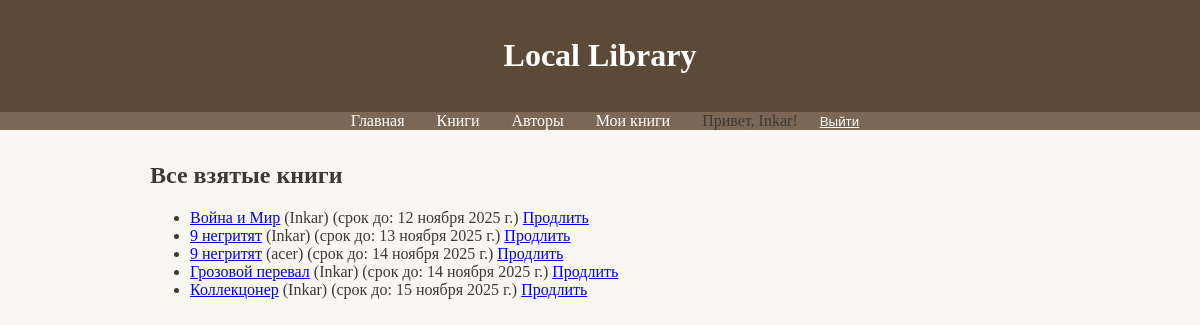
Screenshot of /borrowed/ (signed in) with the database file from the repository.
### catalog/models.py (models this page shows, shortened)
class BookInstance(models.Model):
    id = models.UUIDField(primary_key=True, default=uuid.uuid4, help_text='Unique ID for this book')
    book = models.ForeignKey(Book, on_delete=models.RESTRICT, null=True)
    imprint = models.CharField(max_length=200, default='Unknown')
    due_back = models.DateField(null=True, blank=True)
    borrower = models.ForeignKey(User, on_delete=models.SET_NULL, null=True, blank=True)
    LOAN_STATUS = (
        ('m', 'Maintenance'),
        ('o', 'On loan'),
        ('a', 'Available'),
        ('r', 'Reserved'),
    )
    status = models.CharField(
        max_length=1,
        choices=LOAN_STATUS,
        blank=True,
        default='m',
    )
    class Meta:
        ordering = ['due_back']
        permissions = (("can_mark_returned", "Set book as returned"),)

class Book(models.Model):
    title = models.CharField(max_length=200)
    author = models.ForeignKey(Author, on_delete=models.SET_NULL, null=True)
    summary = models.TextField(max_length=1000, help_text='Brief description')
    isbn = models.CharField('ISBN', max_length=13, unique=True)
    cover = models.ImageField(upload_to='covers/', blank=True, null=True)

### catalog/views.py (the view)
# urls.py: path('borrowed/', views.LoanedBooksAllListView.as_view(), name='all-borrowed'),
class LoanedBooksAllListView(PermissionRequiredMixin, ListView):
    model = BookInstance
    permission_required = 'catalog.can_mark_returned'
    template_name = 'catalog/bookinstance_list_borrowed_all.html'
    paginate_by = 10
    def get_queryset(self):
        return BookInstance.objects.filter(status__exact='o').order_by('due_back')

### catalog/templates/catalog/bookinstance_list_borrowed_all.html
{% extends "base_generic.html" %}
{% block content %}
  <h2>Все взятые книги</h2>
  <ul>
    {% for bookinst in bookinstance_list %}
      <li>
        <a href="{% url 'book-detail' bookinst.book.pk %}">{{ bookinst.book.title }}</a>
        ({{ bookinst.borrower }})
        (срок до: {{ bookinst.due_back|default:"не указан" }})
        {% if perms.catalog.can_mark_returned %}
          <a href="{% url 'renew-book-librarian' bookinst.id %}">Продлить</a>
        {% endif %}
      </li>
    {% empty %}
      <li>Нет взятых книг.</li>
    {% endfor %}
  </ul>
{% endblock %}

### catalog/templates/base_generic.html (shortened to what this page needs)
<!DOCTYPE html>
<html>
<head>
</head>
<body>
  <header><h1>Local Library</h1></header>
  <nav>
    <ul>
      <li><a href="{% url 'index' %}">Главная</a></li>
      <li><a href="{% url 'books' %}">Книги</a></li>
      <li><a href="{% url 'authors' %}">Авторы</a></li>
      {% if user.is_authenticated %}
        <li><a href="{% url 'my-borrowed' %}">Мои книги</a></li>
        <li>Привет, {{ user.username }}!</li>
        <form method="post" action="{% url 'logout' %}" style="display:inline;">
          <button type="submit" style="background:none; border:none; color:white; text-decoration:underline; cursor:pointer;">
            Выйти
          </button>
        </form>
      {% else %}
        <li><a href="{% url 'login' %}">Войти</a></li>
      {% endif %}
    </ul>
  </nav>
  <div class="content">{% block content %}{% endblock %}</div>
</body>
</html>

### catalog/templates/base_generic.html (style rules this page uses)
body { font-family: Georgia, serif; background: #f9f7f1; color: #3e3933; margin: 0; padding: 0; }
header { background: #5b4a37; color: white; padding: 1rem; text-align: center; }
nav ul { list-style: none; padding: 0; background: #7a6755; display: flex; justify-content: center; margin: 0; }
nav li { margin: 0 1rem; }
nav a { color: white; text-decoration: none; }
.content { max-width: 900px; margin: 2rem auto; padding: 0 1rem; }

### rows the page displays
BookInstance: book "Война и Мир", borrower "Inkar", due_back "12 ноября 2025 г."
BookInstance: book "9 негритят", borrower "Inkar", due_back "13 ноября 2025 г."
BookInstance: book "9 негритят", borrower "acer", due_back "14 ноября 2025 г."
BookInstance: book "Грозовой перевал", borrower "Inkar", due_back "14 ноября 2025 г."
BookInstance: book "Коллекцонер", borrower "Inkar", due_back "15 ноября 2025 г."

### other values shown
{{ user.username }} "Inkar"
